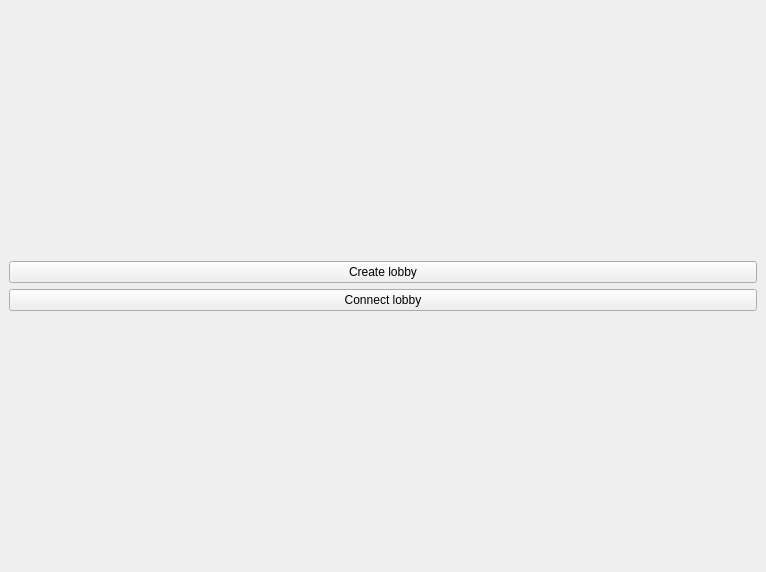
<?xml version="1.0" encoding="UTF-8"?>
<ui version="4.0">
 <class>MainWindow</class>
 <widget class="QMainWindow" name="MainWindow">
  <property name="geometry">
   <rect>
    <x>0</x>
    <y>0</y>
    <width>766</width>
    <height>572</height>
   </rect>
  </property>
  <property name="windowTitle">
   <string>MainWindow</string>
  </property>
  <widget class="QWidget" name="centralwidget">
   <layout class="QGridLayout" name="gridLayout_2">
    <item row="0" column="0">
     <layout class="QGridLayout" name="gridLayout">
      <item row="0" column="0">
       <widget class="QPushButton" name="create_but">
        <property name="text">
         <string>Create lobby</string>
        </property>
       </widget>
      </item>
      <item row="1" column="0">
       <widget class="QPushButton" name="connect_but">
        <property name="text">
         <string>Connect lobby</string>
        </property>
       </widget>
      </item>
     </layout>
    </item>
   </layout>
  </widget>
 </widget>
 <resources/>
 <connections/>
</ui>
